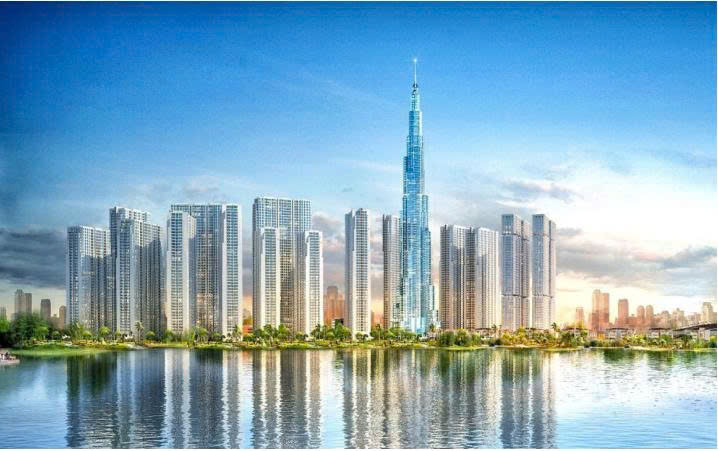
#> input picture src/Ex4/Question2/building.jpg, 718 x 451 px
$ python pca2b.py
#> lines starting #> are read from the running program, lines starting #| are printed output that depends on the picture
import cv2
import numpy as np
import matplotlib.pyplot as plt
from pathlib import Path

# ---------------------------------------------------------
# Helper Functions
# ---------------------------------------------------------

def choose_k_by_threshold(cumulative, threshold=0.95):
    # Find the minimum k that satisfies the threshold
    k = int(np.searchsorted(cumulative, threshold)) + 1
    k = max(1, min(k, len(cumulative)))
    return k

def choose_k_elbow(cumulative):
    # Find the elbow point using the maximum distance to the line
    cum = np.asarray(cumulative, dtype=float)
    n = len(cum)
    if n <= 1: return 1

    x = np.arange(1, n + 1)
    x1, y1 = 1, cum[0]
    x2, y2 = n, cum[-1]

    denom = np.hypot(x2 - x1, y2 - y1)
    if denom == 0: return 1

    distances = np.abs((y2 - y1) * x - (x2 - x1) * cum + x2 * y1 - y2 * x1) / denom
    elbow_idx = np.argmax(distances)
    return elbow_idx + 1

# ---------------------------------------------------------
# Main Execution
# ---------------------------------------------------------

# Helper: find image file by searching script directory and working directory parents
def find_image(filename):
#> called with filename = 'building.jpg'
    script_dir = Path(__file__).resolve().parent
    # Search script dir and its parents first, then cwd and its parents
    candidates = [script_dir] + list(script_dir.parents) + [Path.cwd()] + list(Path.cwd().parents)
    seen = set()
    for d in candidates:
        if d in seen:
            continue
        seen.add(d)
        p = d / filename
        if p.exists():
            return str(p)
    raise FileNotFoundError(f"Image not found: {filename}. Searched script directory and working directory parents.")

# 1. Load image in color mode (BGR)
image_path = find_image("building.jpg")
img_color = cv2.imread(image_path, cv2.IMREAD_COLOR)
#> img_color is the input picture: shape (451, 718, 3); mean B, G, R 189.8, 168.7, 130.1
if img_color is None:
    raise FileNotFoundError(f"Image not found at {image_path}")

img_float = img_color.astype(np.float32)
h, w, c = img_color.shape
#> h = 451; w = 718; c = 3
print(f"Image dimensions: {h} x {w} x {c}")
#| Image dimensions: 451 x 718 x 3

# Split the color image into B, G, R channels
channels = cv2.split(img_float)
max_components = min(h, w)
#> max_components = 451

# 2. Pre-compute PCA for each channel to optimize performance
# We do this ONCE instead of inside the loop
pca_results = []
for ch in channels:
    mean_ch, eigvecs_ch = cv2.PCACompute(ch, mean=None, maxComponents=max_components) #type: ignore
    pca_results.append({'mean': mean_ch, 'eigvecs': eigvecs_ch, 'data': ch})
#> this loop made 3 passes
#> after the loop, pca_results = 3 items

# 3. Calculate Explained Variance (Using the first channel or Grayscale equivalent)
# We use the Green channel (index 1) or Grayscale to estimate the optimal k
img_gray = cv2.cvtColor(img_color, cv2.COLOR_BGR2GRAY).astype(np.float32)
mean_gray, eigvecs_gray = cv2.PCACompute(img_gray, mean=None, maxComponents=max_components) #type: ignore
Z_gray = cv2.PCAProject(img_gray, mean_gray, eigvecs_gray)
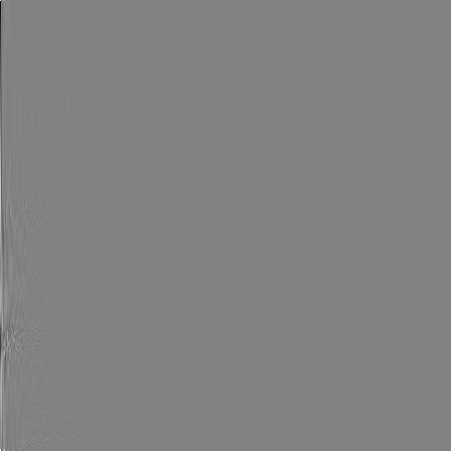
#> Z_gray: shape (451, 451) float32; min -2281.9, max 2167.8, mean 0; drawn with min black and max white

variances = np.var(Z_gray, axis=0, ddof=1)
#> variances = 451 values, max 745522 at index 0, min 0.0256 at index 448, mean 2885.2
total_var = np.sum(np.var(img_gray, axis=0, ddof=1))
#> total_var = 1301215.2

if total_var <= 0:
    explained = np.zeros_like(variances)
else:
    explained = variances / total_var
#> explained = 451 values, max 0.573 at index 0, min 1.97e-08 at index 448, mean 0.00222
cumulative = np.cumsum(explained)
#> cumulative = 451 values from 0.573 to 1

# Calculate optimal k values
k_thresh = choose_k_by_threshold(cumulative, 0.95)
#> in choose_k_by_threshold, `k = int(np.searchsorted(cumulative, threshold)) + 1`: k = 28
#> k_thresh = 28
k_elbow = choose_k_elbow(cumulative)
#> in choose_k_elbow, `cum = np.asarray(cumulative, dtype=float)`: cum = 451 values from 0.573 to 1
#> in choose_k_elbow, `n = len(cum)`: n = 451
#> in choose_k_elbow, `x1, y1 = 1, cum[0]`: x1 = 1; y1 = 0.573
#> in choose_k_elbow, `x2, y2 = n, cum[-1]`: x2 = 451; y2 = 1
#> in choose_k_elbow, `denom = np.hypot(x2 - x1, y2 - y1)`: denom = 450
#> in choose_k_elbow, `distances = np.abs((y2 - y1) * x - (x2 - x1) * cum + x2 * y1 - y2 * x1..`: distances = 451 values, max 0.354 at index 37, min 0 at index 0, mean 0.202
#> in choose_k_elbow, `elbow_idx = np.argmax(distances)`: elbow_idx = 37
#> k_elbow = 38
print(f"Optimal k by 95% Threshold: {k_thresh}")
#| Optimal k by 95% Threshold: 28
print(f"Optimal k by Elbow Heuristic: {k_elbow}")
#| Optimal k by Elbow Heuristic: 38

# 4. Iteratively calculate MSE for the color image
max_k_for_mse = min(max_components, 100) # Limit plotting to 100 for better visualization
#> max_k_for_mse = 100
mse_list = []
k_range = range(1, max_k_for_mse + 1)

print("Calculating MSE for different k values...")
for k in k_range:
    reconstructed_channels = []

    for pca in pca_results:
        mean_k = pca['mean']
        # Slice the pre-computed eigenvectors to get only the top k
        eigvecs_k = pca['eigvecs'][:k, :]

        # Project and BackProject
        Z_k = cv2.PCAProject(pca['data'], mean_k, eigvecs_k)
        recon_ch = cv2.PCABackProject(Z_k, mean_k, eigvecs_k)
        reconstructed_channels.append(recon_ch)

    # Merge channels back to BGR
    recon_img_float = cv2.merge(reconstructed_channels)

    # Calculate Mean Squared Error across all 3 channels
    mse = np.mean((img_float - recon_img_float) ** 2)
    mse_list.append(mse)
#> this loop made 100 passes
#> mse on passes 1 to 12: 806.4, 500.7, 410.8, 342.4, 298.3, 264, 240.9, 220.7, 204.6, 191.3, 179.9, 170.2
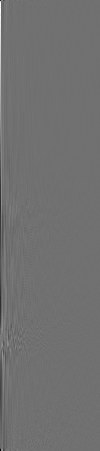
#> Z_k: shape (451, 100) float32; min -2745, max 3447.1, mean 0; drawn with min black and max white
#> after the loop, mse_list = 100 values, max 806.4 at index 0, min 20.81 at index 99, mean 89.97

# 5. Plot MSE curve
plt.figure(figsize=(8, 5))
plt.plot(k_range, mse_list, 'b-', linewidth=1.5, label='MSE')
if k_thresh <= max_k_for_mse:
    plt.axvline(x=k_thresh, color='red', linestyle='--', label=f'Threshold 95% (k={k_thresh})')
if k_elbow <= max_k_for_mse:
    plt.axvline(x=k_elbow, color='green', linestyle=':', label=f'Elbow (k={k_elbow})') #type: ignore

plt.xlabel('Number of Principal Components (k)')
plt.ylabel('Mean Squared Error (MSE)')
plt.title('MSE vs Number of PCA Components (Color Image)')
plt.grid(True)
plt.legend()
plt.tight_layout()
plt.savefig('mse_error_plot.png', dpi=200)
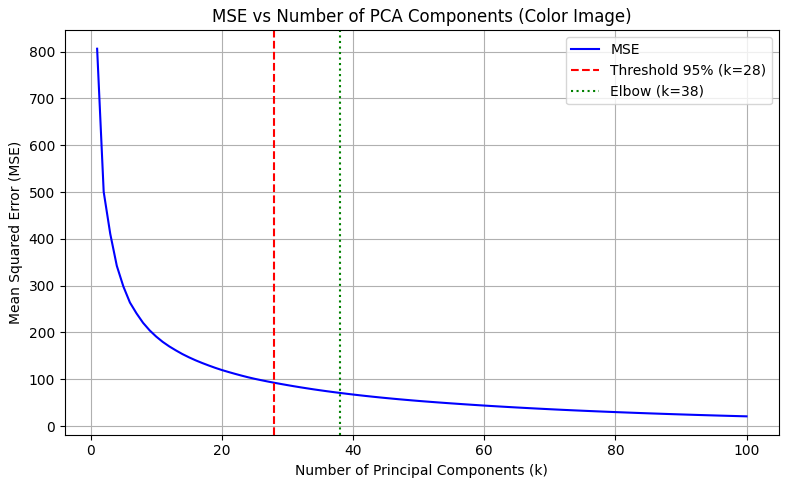
#> figure drawn by matplotlib, 1 panel; curve peaks at x = 1, y = 806.4
print("Saved MSE plot as 'mse_error_plot.png'")

# 6. Reconstruct and Display Final Images
def get_final_reconstruction(k_val):
#> called with k_val = 28
    rec_channels = []
    for pca in pca_results:
        eig_k = pca['eigvecs'][:k_val, :]
        z_k = cv2.PCAProject(pca['data'], pca['mean'], eig_k)
        rec_ch = cv2.PCABackProject(z_k, pca['mean'], eig_k)
        rec_channels.append(rec_ch)
#> this loop made 3 passes
#> pass 1, in get_final_reconstruction, `rec_ch = cv2.PCABackProject(z_k, pca['mean'], eig_k)`:
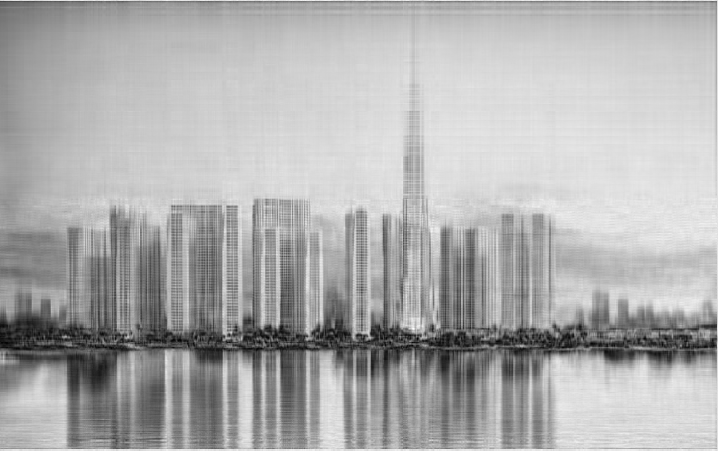
#> rec_ch: shape (451, 718) float32; min -25.13, max 289.4, mean 189.8; drawn with min black and max white
#> after the loop:
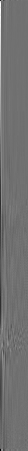
#> z_k: shape (451, 28) float32; min -2745, max 3447.1, mean 0; drawn with min black and max white
#> after the loop, rec_channels = 3 items
    # Merge and clip values to valid 8-bit range [0, 255]
    merged = cv2.merge(rec_channels)
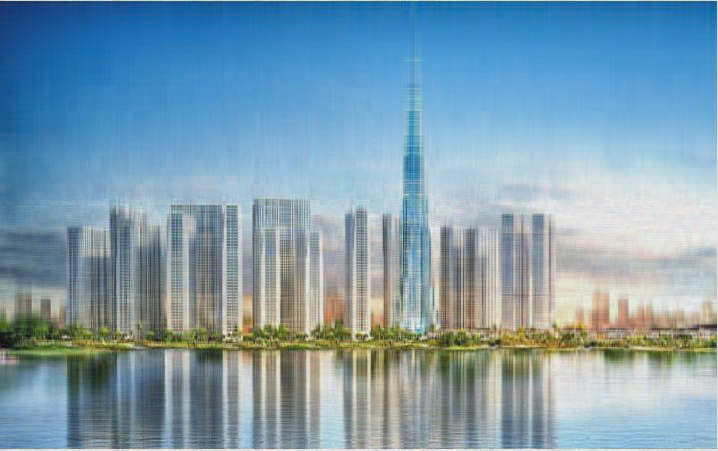
#> merged: shape (451, 718, 3) float32; mean of channels 0, 1, 2 189.8, 168.7, 130.1; drawn with min black and max white
    return np.clip(merged, 0, 255).astype(np.uint8)

img_recon_thresh = get_final_reconstruction(k_thresh)
img_recon_elbow = get_final_reconstruction(k_elbow)
#> call 2 of get_final_reconstruction, with k_val = 38
#> the loop in get_final_reconstruction (call 2), `for pca in pca_results:` made 3 passes
#> after the loop in get_final_reconstruction (call 2), `for pca in pca_results:`:
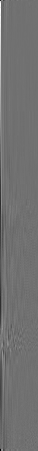
#> z_k: shape (451, 38) float32; min -2745, max 3447.1, mean 0; drawn with min black and max white

# Convert BGR to RGB for matplotlib display
img_rgb = cv2.cvtColor(img_color, cv2.COLOR_BGR2RGB)
img_thresh_rgb = cv2.cvtColor(img_recon_thresh, cv2.COLOR_BGR2RGB)
img_elbow_rgb = cv2.cvtColor(img_recon_elbow, cv2.COLOR_BGR2RGB)

plt.figure(figsize=(15, 5))
plt.subplot(1, 3, 1)
plt.imshow(img_rgb)
plt.title("Original Image")
plt.axis('off')

plt.subplot(1, 3, 2)
plt.imshow(img_thresh_rgb)
plt.title(f"Reconstructed (k={k_thresh}, 95% Var)")
plt.axis('off')

plt.subplot(1, 3, 3)
plt.imshow(img_elbow_rgb)
plt.title(f"Reconstructed (k={k_elbow}, Elbow)")
plt.axis('off')

plt.tight_layout()
plt.savefig('color_reconstructed_images.png', dpi=200)
plt.show()

print("\n===== SUMMARY =====")
print(f"Minimum components (95% variance): {k_thresh}")
#| Minimum components (95% variance): 28
print(f"Minimum components (Elbow method): {k_elbow}")
#| Minimum components (Elbow method): 38
print("Conclusion: The elbow method typically provides the lowest optimal k that maintains visual fidelity.")
